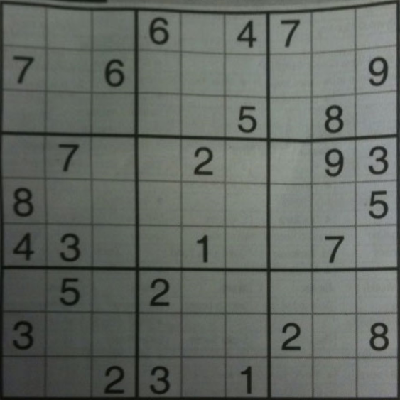
#> input picture OpenCV/3 Image Processing in OpenCV/6 - Image Gradients/suduko.png, 400 x 400 px
$ python detect_edge.py
#> lines starting #> are read from the running program, lines starting #| are printed output that depends on the picture
import numpy as np
import cv2 as cv
from matplotlib import pyplot as plt

img = cv.imread('suduko.png', cv.IMREAD_GRAYSCALE)
#> img: shape (400, 400); min 0, max 156, mean 102.1
assert img is not None, 'file could not be read, check with os.path.exists()'

laplacian = cv.Laplacian(img,cv.CV_64F)
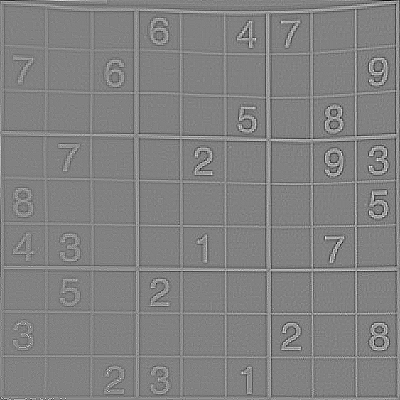
#> laplacian: shape (400, 400) float64; min -119, max 115, mean 0; drawn with min black and max white
sobelx = cv.Sobel(img,cv.CV_64F,1,0,ksize=5)
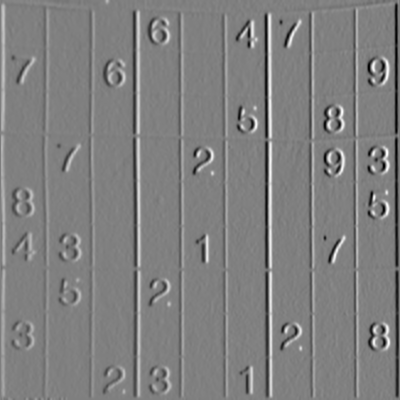
#> sobelx: shape (400, 400) float64; min -4729, max 4701, mean 5.4; drawn with min black and max white
sobely = cv.Sobel(img,cv.CV_64F,0,1,ksize=5)
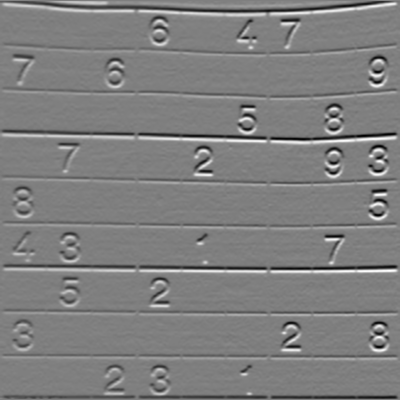
#> sobely: shape (400, 400) float64; min -4511, max 4480, mean -21.3; drawn with min black and max white

# subplot = 2x2 grid, the last number is the position
plt.subplot(2,2,1),plt.imshow(img,cmap='gray')
plt.title('Original'), plt.xticks([]), plt.yticks([])
plt.subplot(2,2,2),plt.imshow(laplacian,cmap='gray')
plt.title('Laplacian'), plt.xticks([]), plt.yticks([])
plt.subplot(2,2,3),plt.imshow(sobelx,cmap='gray')
plt.title('Sobel X'), plt.xticks([]), plt.yticks([])
plt.subplot(2,2,4),plt.imshow(sobely,cmap='gray')
plt.title('Sobel Y'), plt.xticks([]), plt.yticks([])

plt.show()
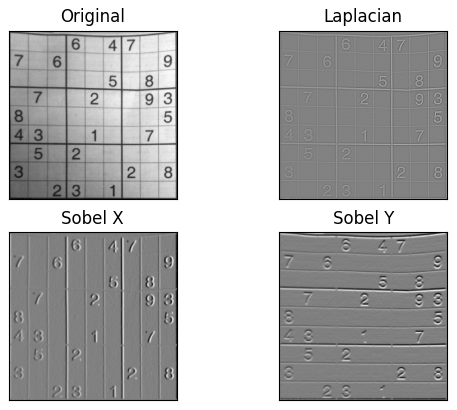
#> figure drawn by matplotlib, 4 panels
